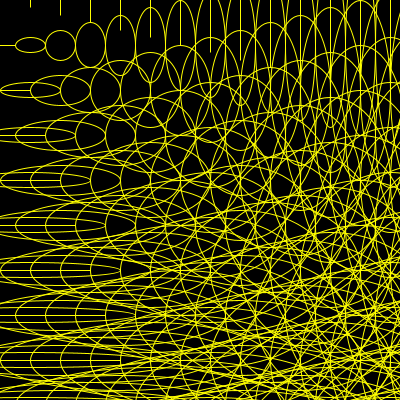
Frame 1 (no input)
Frame 60 (the mouse pressed at the canvas centre just before this capture): identical to frame 1, image omitted
Frame 120 (the mouse held since frame 60 and released just before this capture): identical to frame 1, image omitted

The Processing sketch that drew this single still picture (run headless with seeded random() and noise(); from frame 60 on, the mouse is pressed at the canvas centre):

// Processing sketch: processing_94248
// ── processing_94248.pde

// Josh Newby
// Copyright Josh Newby 2013, Pittsburgh PA 15217
// Homework # 8 While and For loops
// navigate between phases with 1 and 2 keys

int phase, i;
 
 
void setup() 
{
  size (400, 400);
  smooth();
}
 
void draw( )
{
  if (phase == 0 )
  {
   page1( );
  }
  else if (phase == 1 )
  {
   page2();
  }
}

void page1 ()
{
  background (0);
  for (int i = 0; i < width; i = i + 15)
  {
  for (int j = 0; j < height; j = j + 30)
  {
    noFill();
    stroke (255, 255, 0);
    ellipse(i * 2, j * 1.5, j, i);
  }
}
}

void page2 ()
{
  background(0);
  i = i + 10;
  int j = -20;
  while (j < width)
  {
    stroke(255, 0, 0);
    ellipse (i, j, i, j);
    j = j + 2;
    
    if (j > height)
    {
      j = -20;
    }
    if (i > width)
    {
      i = -20;
    }
  }
}

void keyPressed ()
{
  if (key =='1')
  {
    phase = 1;
  }
  else if (key == '2')
  {
    phase = 0;
  }
}
